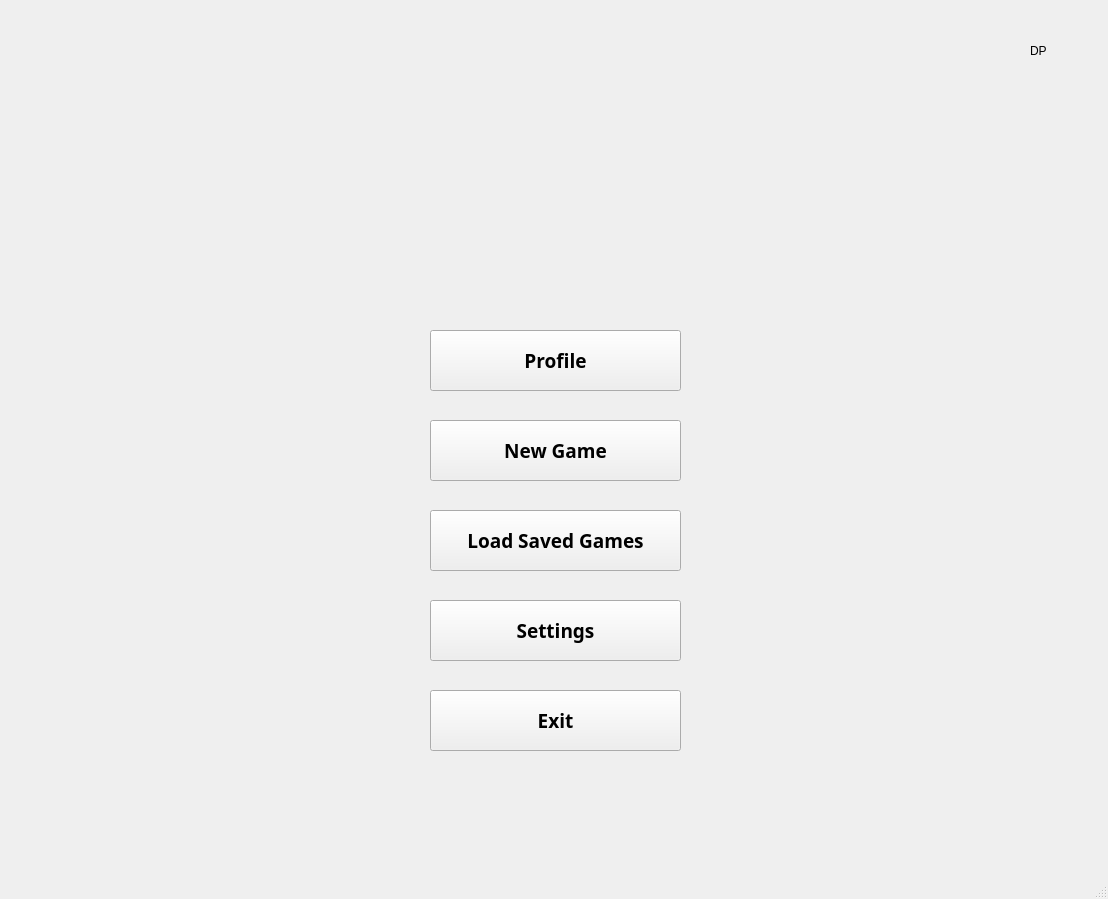
<?xml version="1.0" encoding="UTF-8"?>
<ui version="4.0">
 <class>MainWindow</class>
 <widget class="QMainWindow" name="MainWindow">
  <property name="geometry">
   <rect>
    <x>0</x>
    <y>0</y>
    <width>1108</width>
    <height>899</height>
   </rect>
  </property>
  <property name="windowTitle">
   <string>MainWindow</string>
  </property>
  <widget class="QWidget" name="centralwidget">
   <widget class="QLabel" name="label">
    <property name="geometry">
     <rect>
      <x>1030</x>
      <y>20</y>
      <width>61</width>
      <height>61</height>
     </rect>
    </property>
    <property name="text">
     <string>DP</string>
    </property>
   </widget>
   <widget class="QLabel" name="label_2">
    <property name="geometry">
     <rect>
      <x>450</x>
      <y>80</y>
      <width>211</width>
      <height>181</height>
     </rect>
    </property>
    <property name="text">
     <string/>
    </property>
    <property name="pixmap">
     <pixmap>../img/logo.png</pixmap>
    </property>
    <property name="scaledContents">
     <bool>true</bool>
    </property>
   </widget>
   <widget class="QPushButton" name="pushButton">
    <property name="geometry">
     <rect>
      <x>430</x>
      <y>330</y>
      <width>251</width>
      <height>61</height>
     </rect>
    </property>
    <property name="font">
     <font>
      <family>Source Code Pro</family>
      <pointsize>14</pointsize>
      <bold>true</bold>
     </font>
    </property>
    <property name="text">
     <string>Profile</string>
    </property>
   </widget>
   <widget class="QPushButton" name="pushButton_2">
    <property name="geometry">
     <rect>
      <x>430</x>
      <y>420</y>
      <width>251</width>
      <height>61</height>
     </rect>
    </property>
    <property name="font">
     <font>
      <family>Source Code Pro</family>
      <pointsize>14</pointsize>
      <bold>true</bold>
     </font>
    </property>
    <property name="text">
     <string>New Game</string>
    </property>
   </widget>
   <widget class="QPushButton" name="pushButton_3">
    <property name="geometry">
     <rect>
      <x>430</x>
      <y>510</y>
      <width>251</width>
      <height>61</height>
     </rect>
    </property>
    <property name="font">
     <font>
      <family>Source Code Pro</family>
      <pointsize>14</pointsize>
      <bold>true</bold>
     </font>
    </property>
    <property name="text">
     <string>Load Saved Games</string>
    </property>
   </widget>
   <widget class="QPushButton" name="pushButton_4">
    <property name="geometry">
     <rect>
      <x>430</x>
      <y>600</y>
      <width>251</width>
      <height>61</height>
     </rect>
    </property>
    <property name="font">
     <font>
      <family>Source Code Pro</family>
      <pointsize>14</pointsize>
      <bold>true</bold>
     </font>
    </property>
    <property name="text">
     <string>Settings</string>
    </property>
   </widget>
   <widget class="QPushButton" name="pushButton_5">
    <property name="geometry">
     <rect>
      <x>430</x>
      <y>690</y>
      <width>251</width>
      <height>61</height>
     </rect>
    </property>
    <property name="font">
     <font>
      <family>Source Code Pro</family>
      <pointsize>14</pointsize>
      <bold>true</bold>
     </font>
    </property>
    <property name="text">
     <string>Exit</string>
    </property>
   </widget>
  </widget>
  <widget class="QMenuBar" name="menubar">
   <property name="geometry">
    <rect>
     <x>0</x>
     <y>0</y>
     <width>1108</width>
     <height>19</height>
    </rect>
   </property>
  </widget>
  <widget class="QStatusBar" name="statusbar"/>
 </widget>
 <resources>
  <include location="../../../Music/main_bg.qrc"/>
 </resources>
 <connections/>
</ui>
